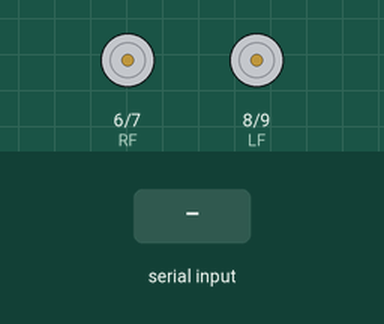
Simulated run of this sketch. Board: Arduino Uno, built with avr-gcc and run on an emulated ATmega328P. Parts: motor-driver pin pairs drawn as motors (green arrow = first pin HIGH = forward, orange = second pin HIGH = backward, longer = more drive). The test bench sets the inputs (shaded band).

Above: at 1.2 s.
1.3 s: "F" received over Serial
At 2.0 s:
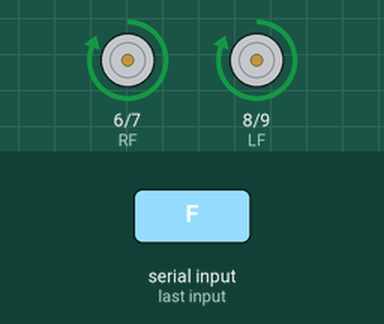
2.8 s: byte 82 ('R') received over Serial
At 3.2 s:
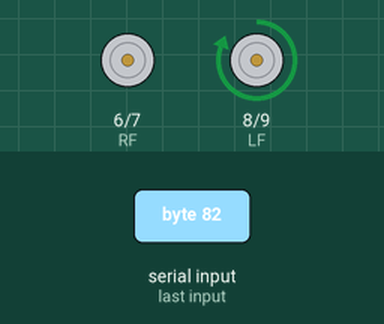
4.3 s: byte 74 ('J') received over Serial
At 5.5 s:
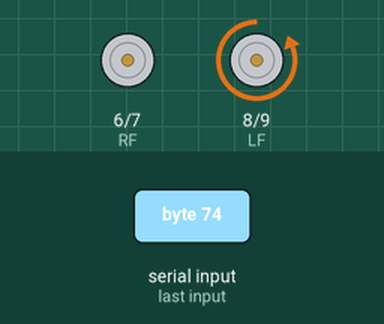
5.8 s: byte 72 ('H') received over Serial
At 6.7 s:
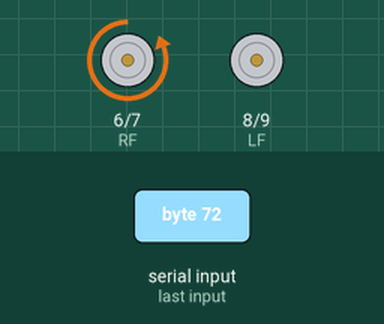
7.3 s: "B" received over Serial
At 7.8 s:
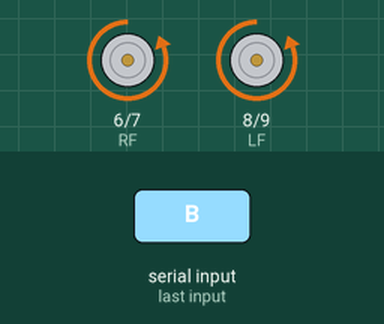
8.8 s: "G" received over Serial
At 10.2 s:
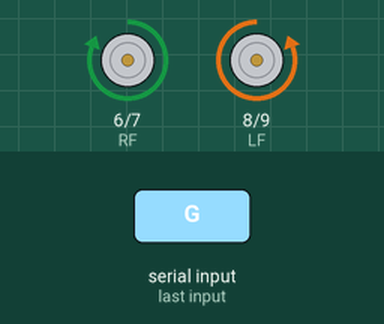
Timing chart, 0 to 11.3 s (numbered marks = the images above; inputs shaded):
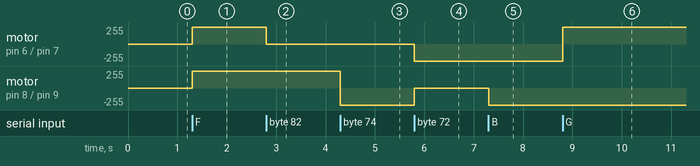

Measured:
- after the input at 1.3 s, motor on pin 6 (RF) / pin 7 (RB), motor on pin 8 (LF) / pin 9 (LB): stopped → forward 255/255 at once
- after the input at 2.8 s, motor on pin 6 (RF) / pin 7 (RB): forward 255/255 → stopped at once
- after the input at 4.3 s, motor on pin 8 (LF) / pin 9 (LB): forward 255/255 → backward 255/255 at once
- after the input at 5.8 s, motor on pin 6 (RF) / pin 7 (RB): stopped → backward 255/255 at once; motor on pin 8 (LF) / pin 9 (LB): backward 255/255 → stopped at once
- after the input at 7.3 s, motor on pin 8 (LF) / pin 9 (LB): stopped → backward 255/255 at once
- after the input at 8.8 s, motor on pin 6 (RF) / pin 7 (RB): backward 255/255 → forward 255/255 at once

The sketch:

BT_CONTRIL_APP_AND_MODI_CODE.ino
```cpp
const int RF  = 6;
const int RB  = 7;

const int LF  = 8;
const int LB  = 9;

 int vSpeed=255;     // Default speed, from 0 to 255
 int state;

void setup() {

  pinMode(RF, OUTPUT);
  pinMode(RB, OUTPUT);
  pinMode(LF, OUTPUT);
  pinMode(LB, OUTPUT);


  Serial.begin(9600);
}
void loop() {


  if (Serial.available() > 0) {
    state = Serial.read();
  }

  //Change speed if state is equal from 0 to 4. Values must be from 0 to 255 (PWM)
    if (state == '0'){
      vSpeed=0;}
    else if (state == '1'){
      vSpeed=100;}
    else if (state == '2'){
      vSpeed=180;}
    else if (state == '3'){
      vSpeed=200;}
    else if (state == '4'){
      vSpeed=255;}


 // OK
  if (state == 'F') {
    analogWrite(RF, vSpeed);  analogWrite(RB, 0);
    analogWrite(LF, vSpeed);  analogWrite(LB, 0);
  }

// OK
  else if (state == 'B') {
    analogWrite(RF, 0);   analogWrite(RB, vSpeed);
    analogWrite(LF, 0);   analogWrite(LB, vSpeed);
  }

//OK
    else if (state == 'G') {
    analogWrite(RF, vSpeed);   analogWrite(RB,0 );
    analogWrite(LF, 0);   analogWrite(LB, vSpeed);
   }

//OK
  else if (state == 'I') {
    analogWrite(RF, 0);   analogWrite(RB, vSpeed);
    analogWrite(LF, vSpeed);   analogWrite(LB,0 );

  }

//OK
  else if (state == 'L') {
    analogWrite(RF,vSpeed); analogWrite(RB, 0);
    analogWrite(LF, 0);      analogWrite(LB, 0);

  }

//OK
  else if (state == 'R') {
    analogWrite(RF,0); analogWrite(RB, 0);
    analogWrite(LF, vSpeed);    analogWrite(LB, 0);

  }

//OK
  else if (state == 'J') {
    analogWrite(RF, 0);   analogWrite(RB,0 );
    analogWrite(LF, 0); analogWrite(LB, vSpeed);

  }

//OK
  else if (state == 'H') {
    analogWrite(RF, 0);   analogWrite(RB, vSpeed);
    analogWrite(LF, 0);   analogWrite(LB,0 );

  }

//OK

  else
  {
  analogWrite(RF, 0);   analogWrite(RB, 0);
  analogWrite(LF, 0);   analogWrite(LB, 0);

   }


/*

  if (state == 'W') {
    digitalWrite(lights, HIGH);
    state = 'n';
  }
  else if (state == 'w') {
    digitalWrite(lights, LOW);
    state = 'n';
  }
  else if (state == 'U') {
    digitalWrite(blights, HIGH);
    state = 'n';
  }
  else if (state == 'u') {
    digitalWrite(blights, LOW);
    state = 'n';
  }
  else if (state == 'V') {
    tone(buzzer, 1000);
    state = 'n';
  }
  else if (state == 'v') {
    noTone(buzzer);
    state = 'n';
  }
    else if (state == 'X') {
    digitalWrite(extra, HIGH);
    digitalWrite(slightl, HIGH);
    digitalWrite(slightr, HIGH);
    digitalWrite(blights, HIGH);
    state = 'n';
  }
  else if (state == 'x') {
    digitalWrite(extra, LOW);
    digitalWrite(slightl, LOW);
    digitalWrite(slightr, LOW);
    digitalWrite(blights, LOW);
    state = 'n';
  }
*/

}
```
